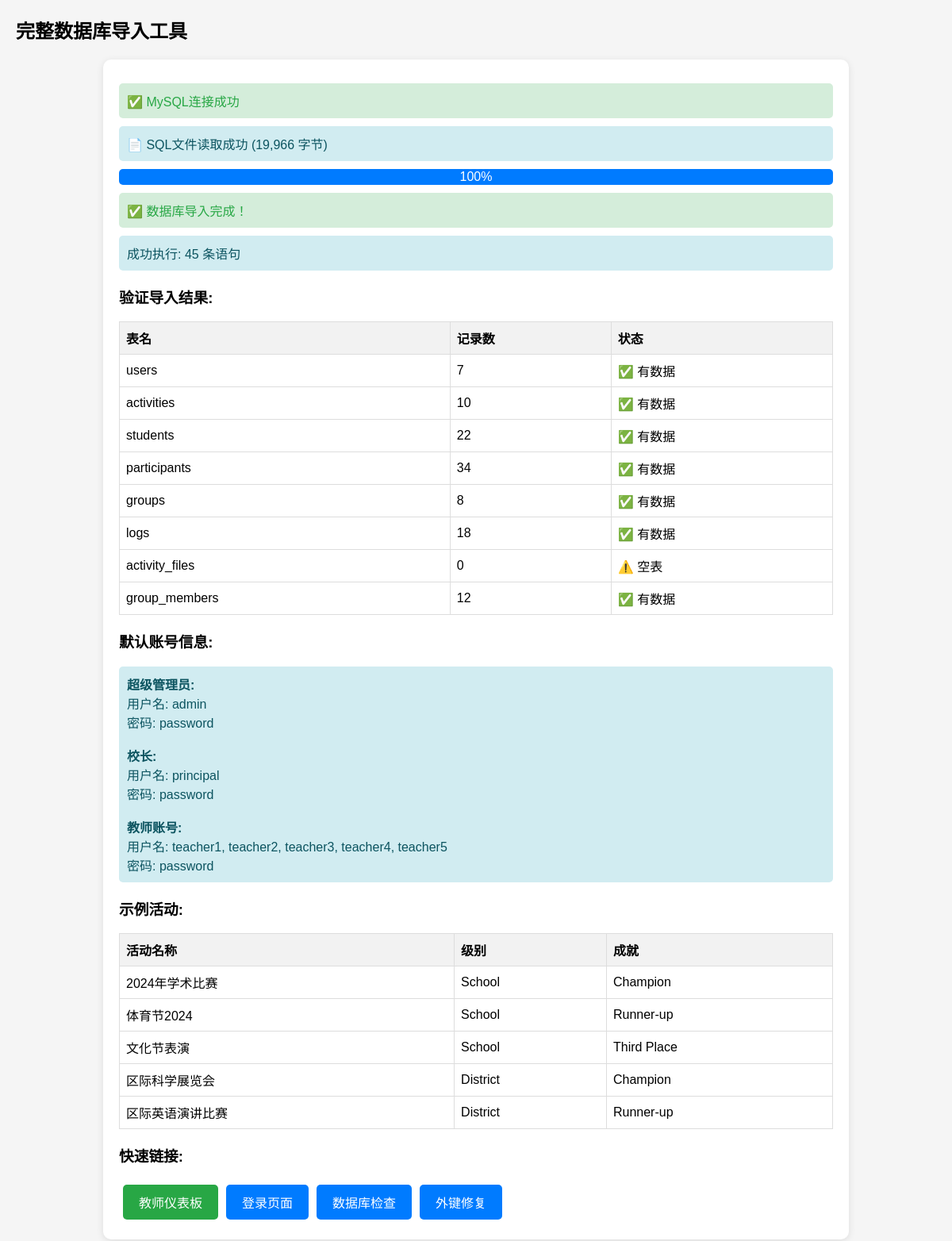
The app's page /public/import_complete_database.php?action=import with its own data.
### tables this page shows
CREATE TABLE activities (
    id INT AUTO_INCREMENT PRIMARY KEY,
    title VARCHAR(255) NOT NULL,
    date DATE NOT NULL,
    location VARCHAR(255),
    organizer_id INT,
    description TEXT,
    created_at TIMESTAMP DEFAULT CURRENT_TIMESTAMP,
    event_type VARCHAR(100),
    organizer VARCHAR(255),
    level VARCHAR(50),
    achievement VARCHAR(255),
    objectives TEXT,
    content TEXT,
    followup TEXT,
    visibility ENUM('public', 'private') DEFAULT 'public',
    stat_malay_m INT DEFAULT 0,
    stat_malay_f INT DEFAULT 0,
    stat_chinese_m INT DEFAULT 0,
    stat_chinese_f INT DEFAULT 0,
    stat_indian_m INT DEFAULT 0,
    stat_indian_f INT DEFAULT 0,
    stat_others_m INT DEFAULT 0,
    stat_others_f INT DEFAULT 0,
    teacher VARCHAR(100),
    approval_status ENUM('pending', 'approved', 'rejected') DEFAULT 'pending',
    FOREIGN KEY (organizer_id) REFERENCES users(id) ON DELETE SET NULL,
    INDEX idx_date (date),
    INDEX idx_level (level),
    INDEX idx_approval_status (approval_status),
    INDEX idx_created_at (created_at)
);

### public/import_complete_database.php (the view, shortened to what this page needs)
<?php
echo "<h2>完整数据库导入工具</h2>";
echo "<div class='container'>";
if (isset($_GET['action']) && $_GET['action'] == 'import') {
    try {
        echo "<div class='success'>✅ MySQL连接成功</div>";
        $sqlFile = '../complete_database.sql';
        if (file_exists($sqlFile)) {
            $sql = file_get_contents($sqlFile);
            echo "<div class='info'>📄 SQL文件读取成功 (" . number_format(strlen($sql)) . " 字节)</div>";
            $statements = array_filter(array_map('trim', explode(';', $sql)));
            $successCount = 0;
            $errorCount = 0;
            echo "<div class='progress'>";
            echo "<div class='progress-bar' id='progressBar' style='width: 0%'>0%</div>";
            echo "</div>";
            foreach ($statements as $index => $statement) {
                if (!empty($statement)) {
                    try {
                        $successCount++;
                    } catch (PDOException $e) {
                        $errorCount++;
                        echo "<div class='error'>❌ SQL执行错误: " . $e->getMessage() . "</div>";
                    }
                }
            }
            echo "<div class='success'>✅ 数据库导入完成！</div>";
            echo "<div class='info'>成功执行: $successCount 条语句</div>";
            echo "<h3>验证导入结果:</h3>";
            try {
                $pdo = new PDO('mysql:host=localhost;dbname=henyii;charset=utf8mb4', 'root', '');
                $pdo->setAttribute(PDO::ATTR_ERRMODE, PDO::ERRMODE_EXCEPTION);
                $tables = ['users', 'activities', 'students', 'participants', 'groups', 'logs', 'activity_files', 'group_members'];
                echo "<table>";
                echo "<tr><th>表名</th><th>记录数</th><th>状态</th></tr>";
                foreach ($tables as $table) {
                    try {
                        $stmt = $pdo->query("SELECT COUNT(*) FROM $table");
                        $count = $stmt->fetchColumn();
                        $status = $count > 0 ? "✅ 有数据" : "⚠️ 空表";
                        echo "<tr><td>$table</td><td>$count</td><td>$status</td></tr>";
                    } catch (Exception $e) {
                        echo "<tr><td>$table</td><td>错误</td><td>❌ 表不存在</td></tr>";
                    }
                }
                echo "</table>";
                echo "<h3>默认账号信息:</h3>";
                echo "<div class='info'>";
                echo "<strong>超级管理员:</strong><br>";
                echo "用户名: admin<br>";
                echo "密码: password<br><br>";
                echo "<strong>校长:</strong><br>";
                echo "用户名: principal<br>";
                echo "密码: password<br><br>";
                echo "<strong>教师账号:</strong><br>";
                echo "用户名: teacher1, teacher2, teacher3, teacher4, teacher5<br>";
                echo "密码: password<br>";
                echo "</div>";
                echo "<h3>示例活动:</h3>";
                $stmt = $pdo->query("SELECT title, level, achievement FROM activities ORDER BY id LIMIT 5");
                $activities = $stmt->fetchAll(PDO::FETCH_ASSOC);
                echo "<table>";
                echo "<tr><th>活动名称</th><th>级别</th><th>成就</th></tr>";
                foreach ($activities as $activity) {
                    echo "<tr><td>{$activity['title']}</td><td>{$activity['level']}</td><td>{$activity['achievement']}</td></tr>";
                }
                echo "</table>";
            } catch (PDOException $e) {
                echo "<div class='error'>❌ 验证失败: " . $e->getMessage() . "</div>";
            }
        } else {
            echo "<div class='error'>❌ SQL文件不存在: $sqlFile</div>";
        }
    } catch (PDOException $e) {
        echo "<div class='error'>❌ 数据库连接失败: " . $e->getMessage() . "</div>";
        echo "<div class='info'>请确保MySQL服务已启动</div>";
    }
}
echo "<h3>快速链接:</h3>";
echo "<a href='dashboard_teacher.php' class='btn btn-success'>教师仪表板</a>";
echo "<a href='login.php' class='btn'>登录页面</a>";
echo "<a href='fix_database.php' class='btn'>数据库检查</a>";
echo "<a href='fix_foreign_keys.php' class='btn'>外键修复</a>";
echo "</div>";
?>

### public/import_complete_database.php (style rules this page uses)
.container { max-width: 900px; margin: 0 auto; background: white; padding: 20px; border-radius: 10px; box-shadow: 0 2px 10px rgba(0,0,0,0.1); }
.success { color: #28a745; background: #d4edda; padding: 10px; border-radius: 5px; margin: 10px 0; }
.info { color: #0c5460; background: #d1ecf1; padding: 10px; border-radius: 5px; margin: 10px 0; }
.btn { display: inline-block; padding: 10px 20px; background: #007bff; color: white; text-decoration: none; border-radius: 5px; margin: 5px; }
.btn-success { background: #28a745; }
.progress { width: 100%; background-color: #f0f0f0; border-radius: 5px; margin: 10px 0; }
.progress-bar { height: 20px; background-color: #007bff; border-radius: 5px; text-align: center; line-height: 20px; color: white; }
table { width: 100%; border-collapse: collapse; margin: 10px 0; }
th, td { border: 1px solid #ddd; padding: 8px; text-align: left; }
th { background-color: #f2f2f2; }

### records on screen
activities: title "2024年学术比赛", level "School", achievement "Champion"
activities: title "体育节2024", level "School", achievement "Runner-up"
activities: title "文化节表演", level "School", achievement "Third Place"
activities: title "区际科学展览会", level "District", achievement "Champion"
activities: title "区际英语演讲比赛", level "District", achievement "Runner-up"

### other values on screen
strlen($sql) "19,966"
$successCount "45"
$table "users"
$count "7"
$status "✅ 有数据"
$table "activities"
$count "10"
$table "students"
$count "22"
$table "participants"
$count "34"
$table "groups"
$count "8"
$table "logs"
$count "18"
